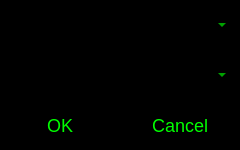
<?xml version="1.0" encoding="UTF-8"?>
<ui version="4.0">
 <class>COMSettings</class>
 <widget class="QDialog" name="COMSettings">
  <property name="geometry">
   <rect>
    <x>0</x>
    <y>0</y>
    <width>240</width>
    <height>150</height>
   </rect>
  </property>
  <property name="windowTitle">
   <string>Dialog</string>
  </property>
  <property name="styleSheet">
   <string notr="true">QDialog {
	background-color: black;
}



QPushButton {
	color: rgba(0, 255, 0, 1.0);
	background-color: rgba(0, 0, 0, 0.0);

	font-size: 18px;
	border: 0px solid green;
}

QPushButton:hover {
	color: black;
	background-color: rgba(0, 255, 0, 0.5);
	font-size: 18px;
	border: 0px solid green;
}

QPushButton:pressed {
	color: black;
	background-color: rgba(0, 255, 0, 0.7);
	font-size: 18px;
	border: 0px solid green;
}

QPushButton:disabled {
	color: rgba(100, 100, 100, 1.0);
	background-color: rgba(0, 0, 0, 0.0);
	font-size: 18px;
	border: 0px solid green;
}



QComboBox, QComboBox QAbstractItemView {
	color: rgba(0, 255, 0, 1.0);
	background-color: rgba(0, 0, 0, 0.0);
	font-size: 18px;
	border-style: none;
}

/*
QComboBox:hover {
	color: black;
	background-color: rgba(0, 255, 0, 0.5);
	font-size: 20px;
	border-style: none;
}
*/

*:focus {
   outline: none;
}

QListView::item:selected {
	background-color: rgba(0, 255, 0, 0.5);
}
</string>
  </property>
  <widget class="QPushButton" name="pushButton">
   <property name="geometry">
    <rect>
     <x>0</x>
     <y>100</y>
     <width>120</width>
     <height>50</height>
    </rect>
   </property>
   <property name="text">
    <string>OK</string>
   </property>
  </widget>
  <widget class="QPushButton" name="pushButton_2">
   <property name="geometry">
    <rect>
     <x>120</x>
     <y>100</y>
     <width>120</width>
     <height>50</height>
    </rect>
   </property>
   <property name="text">
    <string>Cancel</string>
   </property>
  </widget>
  <widget class="QComboBox" name="ports">
   <property name="geometry">
    <rect>
     <x>10</x>
     <y>0</y>
     <width>220</width>
     <height>50</height>
    </rect>
   </property>
  </widget>
  <widget class="QComboBox" name="baudrates">
   <property name="geometry">
    <rect>
     <x>10</x>
     <y>50</y>
     <width>220</width>
     <height>50</height>
    </rect>
   </property>
  </widget>
 </widget>
 <resources/>
 <connections>
  <connection>
   <sender>pushButton_2</sender>
   <signal>clicked()</signal>
   <receiver>COMSettings</receiver>
   <slot>onCancel()</slot>
   <hints>
    <hint type="sourcelabel">
     <x>60</x>
     <y>68</y>
    </hint>
    <hint type="destinationlabel">
     <x>69</x>
     <y>122</y>
    </hint>
   </hints>
  </connection>
  <connection>
   <sender>pushButton</sender>
   <signal>clicked()</signal>
   <receiver>COMSettings</receiver>
   <slot>onOK()</slot>
   <hints>
    <hint type="sourcelabel">
     <x>106</x>
     <y>34</y>
    </hint>
    <hint type="destinationlabel">
     <x>118</x>
     <y>143</y>
    </hint>
   </hints>
  </connection>
 </connections>
 <slots>
  <slot>onCancel()</slot>
  <slot>onOK()</slot>
 </slots>
</ui>
